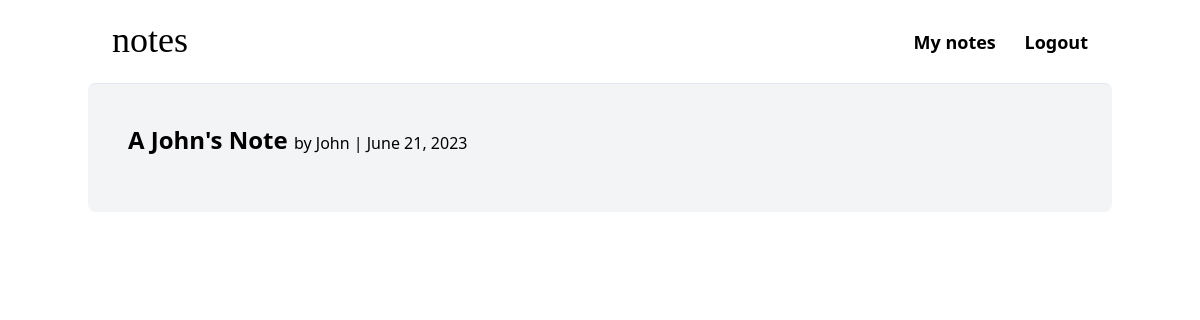
Before: /note-detail/8 (signed in) with the older database file.
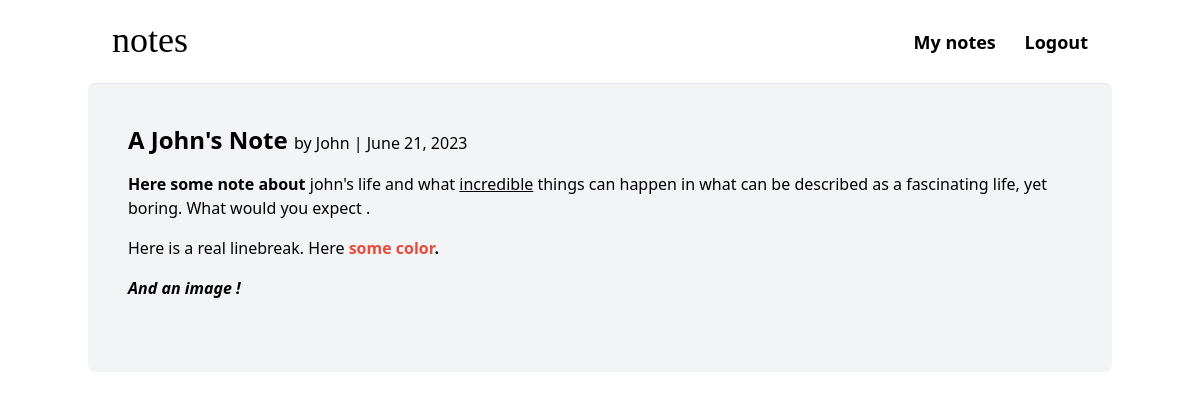
After: the same page with the newer database file.
### main/models.py (models this page shows, shortened)
class Note(models.Model):
    user = models.ForeignKey(User, on_delete=models.CASCADE, null=True, blank=True, related_name="notes")
    title = models.CharField(max_length=150, blank=True)
    note = RichTextField(blank=True, null=True)
    created_time = models.DateTimeField(auto_now_add=True)
    published = models.BooleanField(default=False)
    class Meta:
        ordering = ['-created_time'] # '-' prefix for a descending order

### main/views.py (the view)
# urls.py: path('note-detail/<int:pk>', NoteListDetail.as_view(), name='note-detail'),
class NoteListDetail(LoginRequiredMixin, TemplateView):
    template_name = "main/note_detail.html"
    def get_context_data(self, **kwargs):
        context = super().get_context_data(**kwargs)
        note_id = self.kwargs['pk']
        context['note'] = Note.objects.get(id=note_id)
        return context

### main/templates/main/note_detail.html (shortened to what this page needs)
{% extends 'main/base.html' %}
{% block body %}
<div class="p-4 space-y-4">
  <h1 class="text-2xl font-semibold">{{ note.title|title }} <span class="text-base font-thin"> by {{ note.user|title }} | {{ note.created_time|date:'N j, Y' }}</span></h1>
  <p>{{ note.note|safe }}</p>
</div>
{% endblock body %}

### main/templates/main/base.html (shortened to what this page needs)
{% load static %}
<!DOCTYPE html>
<html>
  <head>
    <script src="https://cdn.tailwindcss.com"></script>
    <link href="{% static 'css/styles.css' %}" rel="stylesheet">
  </head>
  <body class="max-w-5xl mx-auto dark:bg-black">
    <header>
      <nav class="py-6 px-6 items-center dark:border-slate-600 dark:bg-black">
        <div class="flex justify-end">
          <div class="flex-1 text-2xl font-semibold dark:text-white">
            <a href="/" style="font-family: 'Isabel'; font-weight: 100; font-size: 36px; ">notes</a>
          </div>
          <div class="mt-1 space-x-6 flex-end text-lg font-semibold dark:text-white">
            {% if request.user.is_authenticated %}
            <a href="{% url 'notes' %}">My notes</a>
            <a href="{% url 'logout' %}">Logout</a>
            {% endif %}
          </div>
        </div>
      </nav>
    </header>
    <div class="mx-auto p-6 bg-gray-100 rounded-lg border-t border-slate-200 dark:bg-black dark:text-white h-full">
    {% block body %}
    {% endblock body %}
    </div>
  </body>
</html>

Changed rows visible on the page:
changed Note "A John's Note": note (not shown) → "Here some note about john's life and what incredible things can happen in what can be described as a fascinating life, yet boring. What would you expect . Here is a real linebreak. Here some color . And an image !"
